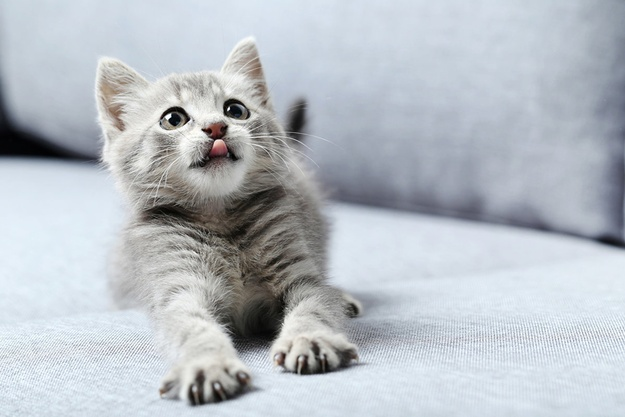
#> input picture 1.jpg, 625 x 417 px, shrunk from 1200 x 800 before the run
$ python 'Лаба 9.py'
#> lines starting #> are read from the running program, lines starting #| are printed output that depends on the picture
import os

from PIL import Image, ImageFilter


def zad1():
    os.chdir("C:/Users/USER/PycharmProjects/pythonProject2")
    with Image.open("1.jpg") as img:
#> img is the input picture: PIL image 625x417 RGB; mean R, G, B 183.8, 190, 196.7
        img.load()
        a = "replased"
        img1 = img.filter(ImageFilter.SHARPEN)
        img1.save(f"C:/Users/USER/PycharmProjects/Лаба 9/img1{a}.jpg")
    with Image.open("2.jpg") as img:
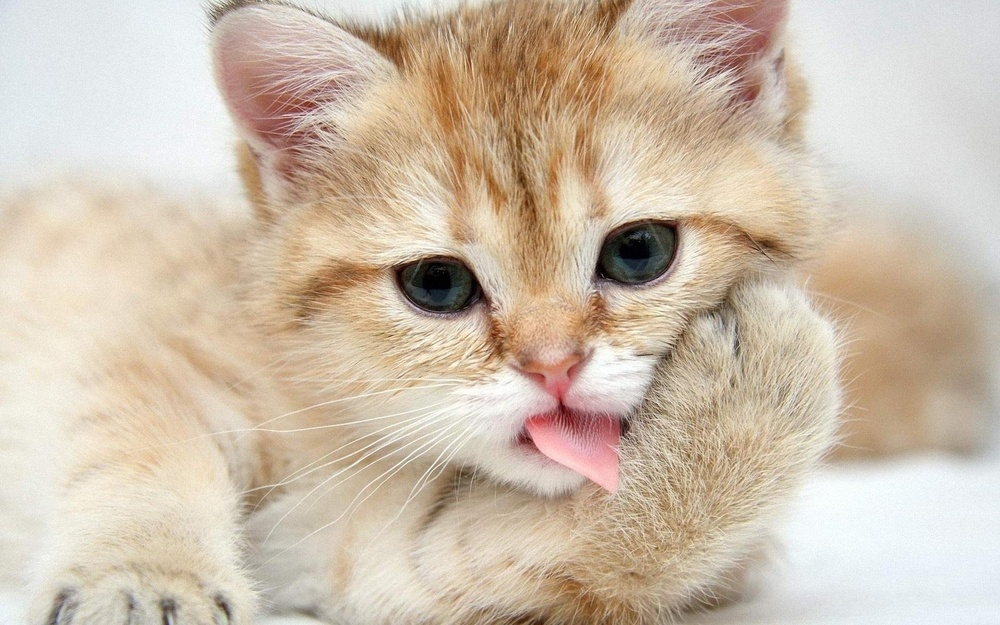
#> input picture 2.jpg, 1000 x 625 px, shrunk from 1920 x 1200 before the run
#> img is the input picture: PIL image 1000x625 RGB; mean R, G, B 206.2, 190.7, 172.6
        img.load()
        img2 = img.filter(ImageFilter.SHARPEN)
        img2.save(f"C:/Users/USER/PycharmProjects/Лаба 9/img2{a}.jpg")
    with Image.open("3.jpg") as img:
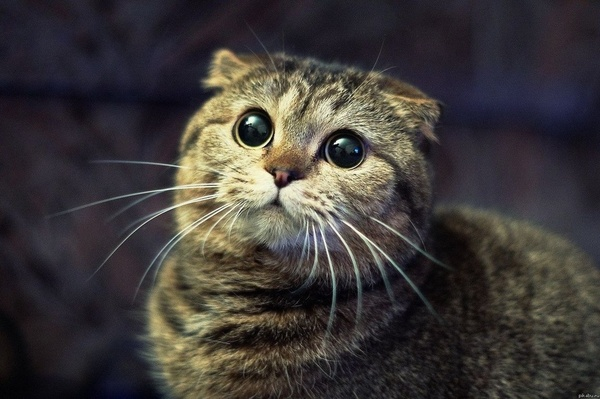
#> input picture 3.jpg, 600 x 399 px, shrunk from 1152 x 767 before the run
#> img is the input picture: PIL image 600x399 RGB; mean R, G, B 62.6, 58.1, 56.3
        img.load()
        img3 = img.filter(ImageFilter.SHARPEN)
        img3.save(f"C:/Users/USER/PycharmProjects/Лаба 9/img3{a}.jpg")
    with Image.open("4.jpg") as img:
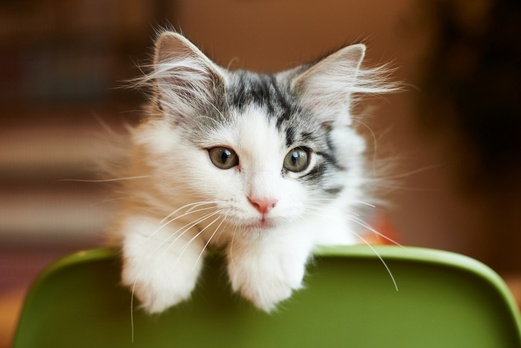
#> input picture 4.jpg, 521 x 348 px, shrunk from 1000 x 668 before the run
#> img is the input picture: PIL image 521x348 RGB; mean R, G, B 115.2, 98.5, 68.9
        img.load()
        img4 = img.filter(ImageFilter.SHARPEN)
        img4.save(f"C:/Users/USER/PycharmProjects/Лаба 9/img4{a}.jpg")
    with Image.open("5.jpg") as img:
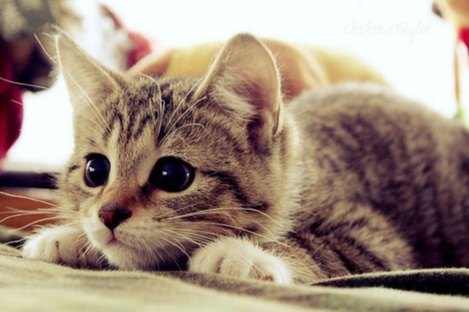
#> input picture 5.jpg, 469 x 312 px, shrunk from 900 x 599 before the run
#> img is the input picture: PIL image 469x312 RGB; mean R, G, B 161.4, 142.4, 127.3
        img.load()
        img5 = img.filter(ImageFilter.SHARPEN)
        img5.save(f"C:/Users/USER/PycharmProjects/Лаба 9/img5{a}.jpg")


def zad2():
    a = 0
    os.chdir("C:/Users/USER/PycharmProjects/pythonProject2")
    with Image.open("1.jpg") as img:
        split_tup = os.path.splitext('1.jpg')
        imgform = split_tup[1]
        if imgform := (".jpg"):
            a += 1
            img.load()
            img1 = img.filter(ImageFilter.SHARPEN)
            img1.save(f"C:/Users/USER/PycharmProjects/Лаба 9/img1_{a}.jpg")
    with Image.open("2.jpg") as img:
        split_tup = os.path.splitext('2.jpg')
        imgform = split_tup[1]
        if imgform := (".jpg"):
            a += 1
            img.load()
            img2 = img.filter(ImageFilter.SHARPEN)
            img2.save(f"C:/Users/USER/PycharmProjects/Лаба 9/img2_{a}.jpg")
    with Image.open("3.jpg") as img:
        split_tup = os.path.splitext('3.jpg')
        imgform = split_tup[1]
        if imgform := (".jpg"):
            a += 1
            img.load()
            img3 = img.filter(ImageFilter.SHARPEN)
            img3.save(f"C:/Users/USER/PycharmProjects/Лаба 9/img3_{a}.jpg")
    with Image.open("4.jpg") as img:
        split_tup = os.path.splitext('4.jpg')
        imgform = split_tup[1]
        if imgform := (".jpg"):
            a += 1
        img.load()
        img4 = img.filter(ImageFilter.SHARPEN)
        img4.save(f"C:/Users/USER/PycharmProjects/Лаба 9/img4_{a}.jpg")
    with Image.open("5.jpg") as img:
        split_tup = os.path.splitext('5.jpg')
        imgform = split_tup[1]
        if imgform := (".jpg"):
            a += 1
        img.load()
        img5 = img.filter(ImageFilter.SHARPEN)
        img5.save(f"C:/Users/USER/PycharmProjects/Лаба 9/img5_{a}.jpg")


def zad3():
    os.chdir("C:/Users/USER/PycharmProjects/Лаба 9")
#> (the run stopped early here; a loop or call above may not have finished)
